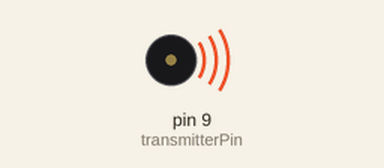
Bench run of a sketch on a simulated Arduino Uno, built with avr-gcc and run on an emulated ATmega328P. Parts: buzzer (waves = sounding).

Above: at 0.1 s.
Timing chart, 0 to 1.6 s (numbered marks = the images above):
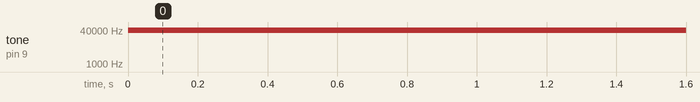

Measured:
- by itself, tone on pin 9 (transmitterPin): silent → 40000 Hz at 0.00 s

The sketch:

sketch_dec12a.ino
```cpp
int transmitterPin = 9;
int receiverPin = A0;

void setup() {
  // put your setup code here, to run once:
  pinMode(transmitterPin,OUTPUT);
  pinMode(receiverPin,INPUT);

}

void loop() {
  // put your main code here, to run repeatedly:
  tone(transmitterPin,40000);
  delay(2000);
  digitalWrite(transmitterPin,LOW);
  delay(2000);
}
```
